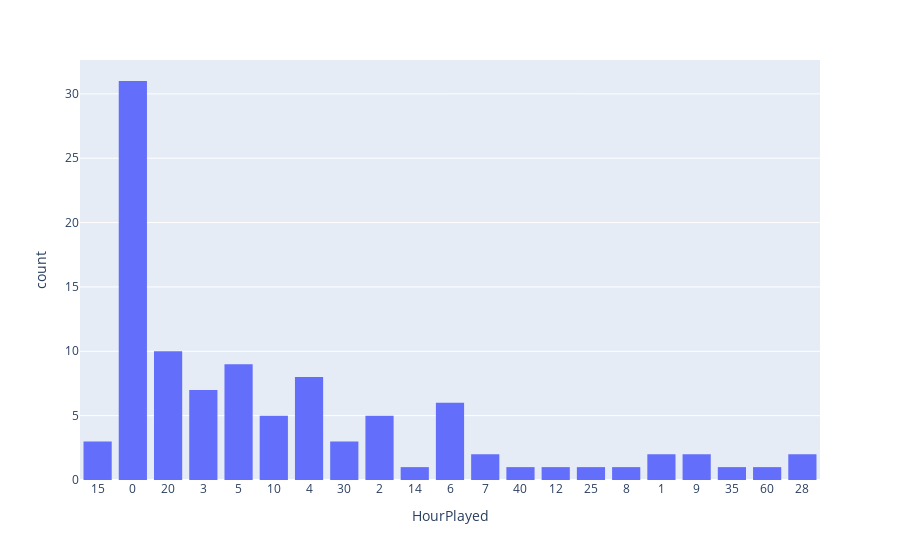

The code cell stored with this chart in its notebook:
### Code cell
hour_play = df.drop(df[df.HourPlayed == 0].index)
fig = px.histogram(hour_play, x='HourPlayed', nbins=60)
fig.show()

### Figure 1 — Plotly figure (JSON) as saved in the notebook; plotly's stock layout.template omitted (floating-point values rounded to 4 significant figures)
{"data": [{"alignmentgroup": "True", "bingroup": "x", "hovertemplate": "HourPlayed=%{x}<br>count=%{y}<extra></extra>", "legendgroup": "", "marker": {"color": "#636efa", "pattern": {"shape": ""}}, "name": "", "nbinsx": 60, "offsetgroup": "", "orientation": "v", "showlegend": false, "type": "histogram", "x": ["15", "0", "20", "20", "0", "0", "0", "3", "0", "5", "20", "5", "10", "0", "10", "5", "4", "5", "3", "0", "0", "30", "0", "2", "14", "5", "0", "30", "6", "0", "0", "3", "0", "7", "2", "0", "2", "40", "6", "12", "5", "5", "0", "15", "25", "20", "2", "0", "8", "0", "1", "4", "10", "20", "20", "0", "3", "3", "0", "0", "0", "20", "9", "6", "6", "3", "0", "0", "2", "0", "0", "0", "20", "4", "20", "0", "3", "0", "6", "35", "9", "1", "4", "4", "7", "0", "0", "6", "60", "4", "15", "5", "28", "10", "4", "10", "0", "5", "30", "28", "20", "4"], "xaxis": "x", "yaxis": "y"}], "layout": {"autosize": true, "barmode": "relative", "legend": {"tracegroupgap": 0}, "margin": {"t": 60}, "xaxis": {"anchor": "y", "autorange": true, "domain": [0, 1], "range": [-0.5, 20.5], "title": {"text": "HourPlayed"}, "type": "category"}, "yaxis": {"anchor": "x", "autorange": true, "domain": [0, 1], "range": [0, 32.63], "title": {"text": "count"}}}}
